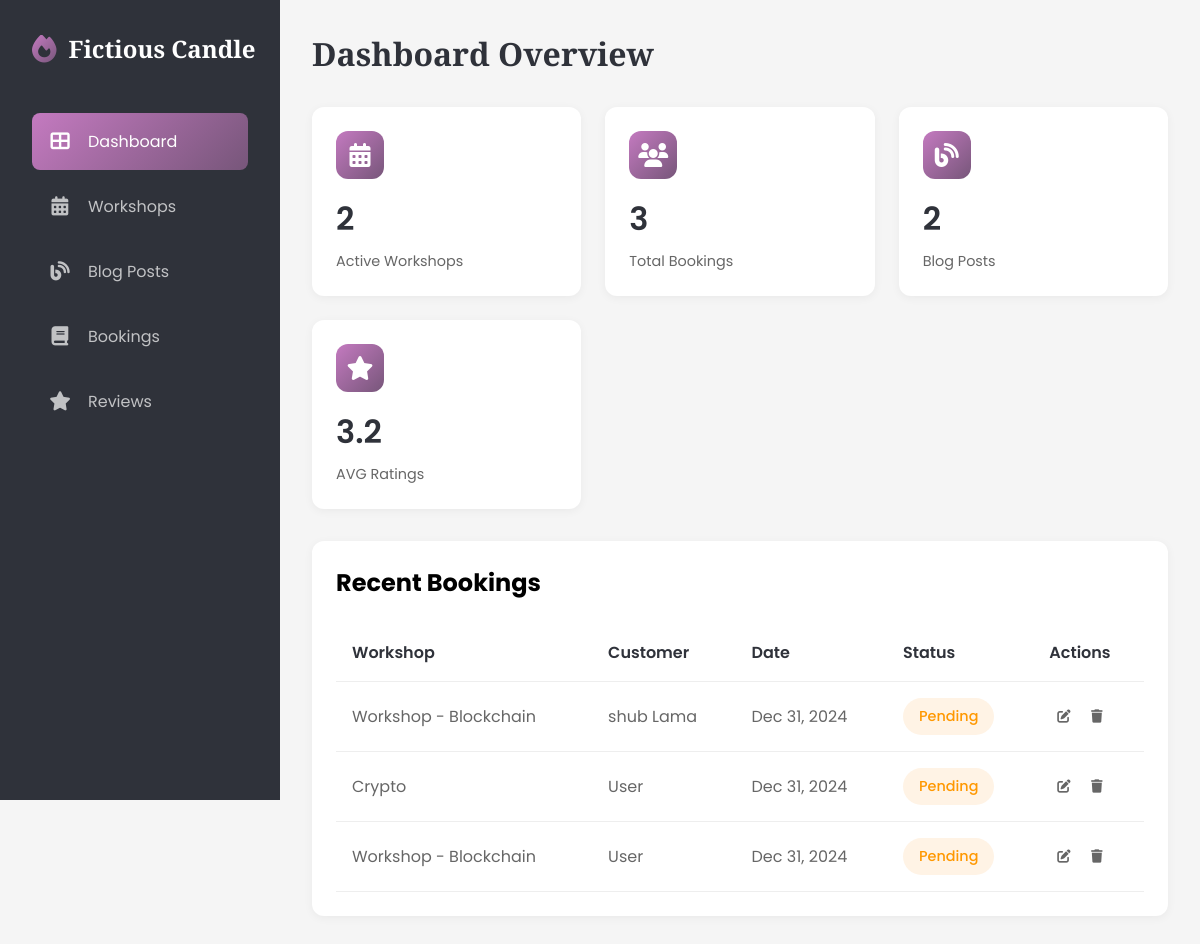
Before: /dashboard/ (signed in) with the older database file.
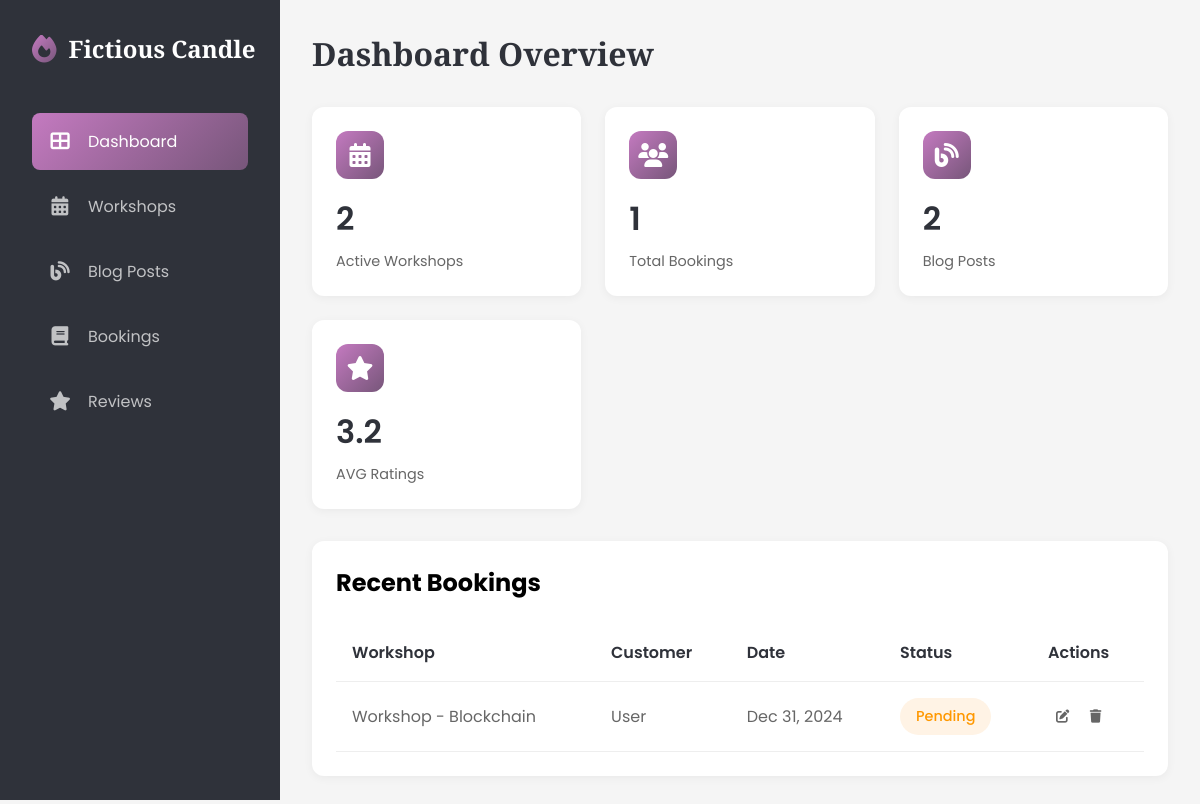
After: the same page with the newer database file.
### candle/models.py (models this page shows, shortened)
class Booking(models.Model):
    STATUS_CHOICES = [
        ('confirmed', 'Confirmed'),
        ('pending', 'Pending'),
        ('cancelled', 'Cancelled'),
    ]
    user = models.ForeignKey(User, on_delete=models.CASCADE, related_name='bookings', related_query_name='booking')
    workshop = models.ForeignKey(CandleWorkshop, on_delete=models.CASCADE, related_name='bookings', related_query_name='booking')
    booking_date = models.DateTimeField(auto_now_add=True)
    number_of_seats = models.IntegerField()
    status = models.CharField(
        max_length=10,
        choices=STATUS_CHOICES,
        default='pending'
    )
    class Meta:
        ordering = ['-booking_date']

class CandleWorkshop(models.Model):
    title = models.CharField(max_length=255)
    description = models.TextField()
    duration = models.FloatField(
        help_text='Duration of the workshop in hours (e.g., 1.5 for 1.5 hours)'
    )
    thumbnail = models.ImageField(
        upload_to='workshop_thumbnails/',
        null=True,
        blank=True,
        help_text='Featured image for the workshop'
    )
    date = models.DateField()
    time = models.TimeField()
    price = models.DecimalField(max_digits=10, decimal_places=2)
    capacity = models.IntegerField()
    class Meta:
        ordering = ("-date",)

### candle/views.py (the view)
# urls.py: path("",DashboardView.as_view(),name="dashboard")
class DashboardView(LoginRequiredMixin,TemplateView):
    template_name = "candle/dashboard/home.html"
    def get_context_data(self, **kwargs):
        context = super().get_context_data(**kwargs)
        user = self.request.user
        if user.is_superuser:
            context['recent_bookings'] = Booking.objects.all()[:6]
            context['active_workshops'] = CandleWorkshop.objects.count()
            context['total_bookings'] = Booking.objects.count()
            context['total_blog_posts'] = Blogpost.objects.count()
            context['average_rating'] = Review.get_average_rating()
        else:
            context['recent_bookings'] = Booking.objects.filter(user=user)[:6]
            context['total_bookings'] = Booking.objects.filter(user=user).count()
            context['total_blog_posts'] = Blogpost.objects.filter(author=user).count()
            context['average_rating'] = Review.get_average_rating(user=user)
        return context

### candle/context_processors.py (called while the page is built)
def company_info(request):
    config = {
        "latest_blogs":Blogpost.objects.all()[:6],
        "latest_workshops":CandleWorkshop.objects.all()[:6]
    }
    try:
        config.update(Config.objects.first().as_dict())
    except Exception as e:
        pass
    return config

### candle/models.py (called while the page is built)
    def as_dict(self):
        return {
            'site_name': self.site_name or '',
            'site_title': self.site_title or '',
            'site_description': self.site_description or '',
            'facebook_url': self.facebook_url or '',
            'instagram_url': self.instagram_url or '',
            "pinterest_url": self.pinterest_url or ""
        }

    @classmethod
    def get_average_rating(cls, user=None):
        reviews = cls.objects.all()
        if user:
            reviews = reviews.filter(user=user)
        avg_rating = reviews.aggregate(models.Avg('rating'))['rating__avg']
        return round(avg_rating, 1) if avg_rating else 0

### candle/templates/candle/dashboard/home.html
{% extends 'candle/dashboard/base.html' %}
{% block content %}
<main class="main-content">
    <div class="page-header">
        <h1 class="page-title">Dashboard Overview</h1>
    </div>
    <div class="dashboard-grid">
        {% if user.is_superuser %}
        <div class="stat-card">
            <div class="stat-header">
                <div class="stat-icon">
                    <i class="fas fa-calendar-alt"></i>
                </div>
            </div>
            <div class="stat-value">{{active_workshops}}</div>
            <div class="stat-label">Active Workshops</div>
        </div>
        {% endif %}
        <div class="stat-card">
            <div class="stat-header">
                <div class="stat-icon">
                    <i class="fas fa-users"></i>
                </div>
            </div>
            <div class="stat-value">{{total_bookings}}</div>
            <div class="stat-label">{% if not user.is_superuser %}My {% endif %}Total Bookings</div>
        </div>
        <div class="stat-card">
            <div class="stat-header">
                <div class="stat-icon">
                    <i class="fas fa-blog"></i>
                </div>
            </div>
            <div class="stat-value">{{total_blog_posts}}</div>
            <div class="stat-label">{% if not user.is_superuser %}My {% endif %} Blog Posts</div>
        </div>
        <div class="stat-card">
            <div class="stat-header">
                <div class="stat-icon">
                    <i class="fas fa-star"></i>
                </div>
            </div>
            <div class="stat-value">{{average_rating}}</div>
            <div class="stat-label">AVG Ratings{% if not user.is_superuser %} I’ve Given{% endif %}</div>
        </div>
    </div>
    <div class="table-container">
        <div class="table-header">
            <h2>Recent Bookings</h2>
        </div>
        {% if not recent_bookings %}
        <div class="empty-state">
            <i class="fas fa-calendar-xmark"></i>
            <p>No Recent Bookings</p>
            <span>New bookings will appear here</span>
        </div>
        {% else %}
        <table>
            <thead>
                <tr>
                    <th>Workshop</th>
                    {% if user.is_superuser %}
                    <th>Customer</th>
                    {% endif %}
                    <th>Date</th>
                    <th>Status</th>
                    <th>Actions</th>
                </tr>
            </thead>
            <tbody>
                {% for booking in recent_bookings %}
                    <tr>
                        <td>{{booking.workshop.title}}</td>
                        {% if user.is_superuser %}
                        <td>{{booking.user.get_full_name|default:"User"}}</td>
                        {% endif %}
                        <td>{{booking.booking_date|date:"M d, Y"}}</td>
                        <td><span class="status status-{{booking.status}}">{{booking.get_status_display}}</span></td>
                        <td>
                            <button class="action-btn"><i class="fas fa-edit"></i></button>
                            <button class="action-btn"><i class="fas fa-trash"></i></button>
                        </td>
                    </tr>
                {% endfor %}
            </tbody>
        </table>
        {% endif %}
    </div>
</main>
{% endblock content %}

### candle/templates/candle/dashboard/base.html (shortened to what this page needs)
{% load static %}
<!DOCTYPE html>
<html lang="en">
<head>
    <link rel="stylesheet" href="https://cdnjs.cloudflare.com/ajax/libs/font-awesome/6.5.1/css/all.min.css">
    <link rel="stylesheet" href="{% static 'candle/dashboard/main.css' %}">
</head>
<body>
    {% include "candle/dashboard/fragments/sidebar.html" %}
    {% block content %}
    {% endblock content %}
    </body>
</html>

### candle/templates/candle/dashboard/fragments/sidebar.html (shortened to what this page needs)
<aside class="sidebar">
    <div class="logo">
        <i class="fas fa-fire"></i>
        <span>Fictious Candle</span>
    </div>
    <ul class="nav-menu">
        <li class="nav-item">
            <a href="#" class="nav-link active">
                <i class="fas fa-th-large"></i>
                <span>Dashboard</span>
            </a>
        </li>
        <li class="nav-item">
            <a href="#" class="nav-link">
                <i class="fas fa-calendar-alt"></i>
                <span>Workshops</span>
            </a>
        </li>
        <li class="nav-item">
            <a href="#" class="nav-link">
                <i class="fas fa-blog"></i>
                <span>Blog Posts</span>
            </a>
        </li>
        <li class="nav-item">
            <a href="#" class="nav-link">
                <i class="fas fa-book"></i>
                <span>Bookings</span>
            </a>
        </li>
        <li class="nav-item">
            <a href="#" class="nav-link">
                <i class="fas fa-star"></i>
                <span>Reviews</span>
            </a>
        </li>
    </ul>
</aside>

### candle/static/candle/dashboard/main.css (style rules this page uses)
:root { --color-dark: #2F323A; --color-purple: #77567A; --color-magenta: #C47AC0; --color-pink: #E39EC1; --color-light: #DEBAC0; --gradient-primary: linear-gradient(135deg, var(--color-magenta), var(--color-purple)); --gradient-hover: linear-gradient(135deg, var(--color-purple), var(--color-magenta)); }
* { margin: 0; padding: 0; box-sizing: border-box; }
body { font-family: 'Poppins', sans-serif; background-color: #f5f5f5; display: flex; min-height: 100vh; overflow-x: hidden; }
.sidebar { width: 280px; background: var(--color-dark); min-height: 100vh; padding: 2rem; position: fixed; left: 0; top: 0; transition: all 0.3s ease; z-index: 1000; }
.logo { color: white; font-size: 1.5rem; font-weight: bold; font-family: 'Playfair Display', serif; display: flex; align-items: center; gap: 0.75rem; margin-bottom: 3rem; white-space: nowrap; padding-right: 1rem; }
.logo i { background: var(--gradient-primary); -webkit-background-clip: text; -webkit-text-fill-color: transparent; font-size: 1.75rem; flex-shrink: 0; }
.nav-menu { list-style: none; }
.nav-item { margin-bottom: 0.5rem; position: relative; }
.nav-link { color: rgba(255, 255, 255, 0.7); text-decoration: none; display: flex; align-items: center; padding: 1rem; border-radius: 8px; transition: all 0.3s ease; white-space: nowrap; }
.nav-link i { margin-right: 1rem; font-size: 1.2rem; min-width: 24px; text-align: center; }
.nav-link.active, .nav-link:hover { background: var(--gradient-primary); color: white; }
.main-content { flex: 1; margin-left: 280px; padding: 2rem; transition: all 0.3s ease; width: calc(100% - 280px); }
.page-header { display: flex; justify-content: space-between; align-items: center; margin-bottom: 2rem; flex-wrap: wrap; gap: 1rem; }
.page-title { font-family: 'Playfair Display', serif; color: var(--color-dark); font-size: clamp(1.5rem, 4vw, 2rem); }
.dashboard-grid { display: grid; grid-template-columns: repeat(auto-fit, minmax(250px, 1fr)); gap: 1.5rem; margin-bottom: 2rem; }
.stat-card { background: white; padding: 1.5rem; border-radius: 12px; box-shadow: 0 2px 10px rgba(0, 0, 0, 0.05); transition: transform 0.3s ease; }
.stat-header { display: flex; justify-content: space-between; align-items: center; margin-bottom: 1rem; }
.stat-icon { width: 48px; height: 48px; border-radius: 12px; display: flex; align-items: center; justify-content: center; background: var(--gradient-primary); color: white; font-size: 1.5rem; }
.stat-value { font-size: clamp(1.5rem, 3vw, 2rem); font-weight: 600; color: var(--color-dark); margin-bottom: 0.5rem; }
.stat-label { color: #666; font-size: 0.9rem; }
.table-container { background: white; border-radius: 12px; padding: 1.5rem; box-shadow: 0 2px 10px rgba(0, 0, 0, 0.05); margin-bottom: 2rem; overflow-x: auto; }
.table-header { display: flex; justify-content: space-between; align-items: center; margin-bottom: 1.5rem; flex-wrap: wrap; gap: 1rem; }
.table-header h2 { font-size: clamp(1.2rem, 3vw, 1.5rem); }
table { width: 100%; border-collapse: collapse; min-width: 600px; }
th, td { padding: 1rem; text-align: left; border-bottom: 1px solid #eee; }
th { font-weight: 600; color: var(--color-dark); white-space: nowrap; }
td { color: #666; }
.status { padding: 0.5rem 1rem; border-radius: 50px; font-size: 0.9rem; font-weight: 500; display: inline-block; white-space: nowrap; }
.status-pending { background: #fff3e5; color: #ff9800; }
.action-btn { padding: 0.5rem; border: none; background: none; color: #666; cursor: pointer; transition: all 0.3s ease; }

Changed rows visible on the page:
removed Booking: workshop "Workshop - Blockchain", user.get_full_name "shub Lama", booking_date "Dec 31, 2024", status "Pending"
removed Booking: workshop "Crypto", user.get_full_name "User", booking_date "Dec 31, 2024", status "Pending"
Other visible differences:
{{ total_bookings }}: "3" → "1"
